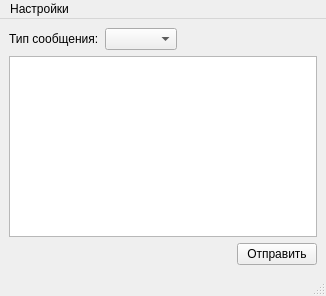
<?xml version="1.0" encoding="UTF-8"?>
<ui version="4.0">
 <class>MainWindow</class>
 <widget class="QMainWindow" name="MainWindow">
  <property name="geometry">
   <rect>
    <x>0</x>
    <y>0</y>
    <width>326</width>
    <height>296</height>
   </rect>
  </property>
  <property name="windowTitle">
   <string>Симулятор сообщений BinaryT</string>
  </property>
  <widget class="QWidget" name="centralwidget">
   <layout class="QVBoxLayout" name="verticalLayout">
    <item>
     <layout class="QHBoxLayout" name="horizontalLayout">
      <item>
       <widget class="QLabel" name="label">
        <property name="text">
         <string>Тип сообщения:</string>
        </property>
       </widget>
      </item>
      <item>
       <widget class="QComboBox" name="comboBox"/>
      </item>
      <item>
       <spacer name="horizontalSpacer">
        <property name="orientation">
         <enum>Qt::Horizontal</enum>
        </property>
        <property name="sizeHint" stdset="0">
         <size>
          <width>40</width>
          <height>20</height>
         </size>
        </property>
       </spacer>
      </item>
     </layout>
    </item>
    <item>
     <widget class="QListWidget" name="listWidget"/>
    </item>
    <item>
     <layout class="QHBoxLayout" name="horizontalLayout_2">
      <item>
       <spacer name="horizontalSpacer_2">
        <property name="orientation">
         <enum>Qt::Horizontal</enum>
        </property>
        <property name="sizeHint" stdset="0">
         <size>
          <width>40</width>
          <height>20</height>
         </size>
        </property>
       </spacer>
      </item>
      <item>
       <widget class="QPushButton" name="pushButton">
        <property name="text">
         <string>Отправить</string>
        </property>
       </widget>
      </item>
     </layout>
    </item>
   </layout>
  </widget>
  <widget class="QMenuBar" name="menubar">
   <property name="geometry">
    <rect>
     <x>0</x>
     <y>0</y>
     <width>326</width>
     <height>17</height>
    </rect>
   </property>
   <widget class="QMenu" name="menu">
    <property name="title">
     <string>Настройки</string>
    </property>
    <addaction name="action"/>
   </widget>
   <addaction name="menu"/>
  </widget>
  <widget class="QStatusBar" name="statusbar"/>
  <action name="action">
   <property name="text">
    <string>Отправка</string>
   </property>
  </action>
 </widget>
 <resources/>
 <connections/>
</ui>
